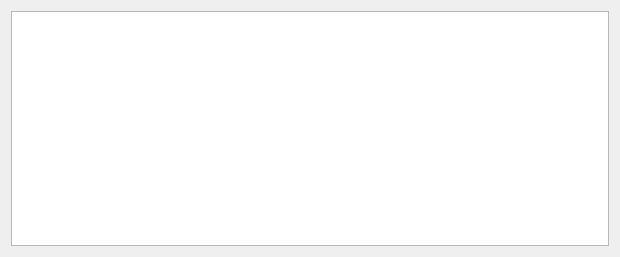
<?xml version="1.0" encoding="UTF-8"?>
<ui version="4.0">
 <comment> * OpenRPT report writer and rendering engine
 * Copyright (C) 2001-2014 by OpenMFG, LLC
 *
 * This library is free software; you can redistribute it and/or
 * modify it under the terms of the GNU Lesser General Public
 * License as published by the Free Software Foundation; either
 * version 2.1 of the License, or (at your option) any later version.
 *
 * This library is distributed in the hope that it will be useful,
 * but WITHOUT ANY WARRANTY; without even the implied warranty of
 * MERCHANTABILITY or FITNESS FOR A PARTICULAR PURPOSE. See the GNU
 * Lesser General Public License for more details.
 *
 * You should have received a copy of the GNU Lesser General Public
 * License along with this library; if not, write to the Free Software
 * Foundation, Inc., 59 Temple Place, Suite 330, Boston, MA 02111-1307 USA
 * Please contact info@openmfg.com with any questions on this license.</comment>
 <class>ResultsOutput</class>
 <widget class="QDialog" name="ResultsOutput">
  <property name="geometry">
   <rect>
    <x>0</x>
    <y>0</y>
    <width>620</width>
    <height>257</height>
   </rect>
  </property>
  <property name="windowTitle">
   <string>Results Output</string>
  </property>
  <layout class="QVBoxLayout" name="verticalLayout">
   <item>
    <widget class="QTableWidget" name="_table">
     <property name="contextMenuPolicy">
      <enum>Qt::CustomContextMenu</enum>
     </property>
     <property name="selectionMode">
      <enum>QAbstractItemView::ContiguousSelection</enum>
     </property>
    </widget>
   </item>
  </layout>
 </widget>
 <layoutdefault spacing="6" margin="11"/>
 <tabstops>
  <tabstop>_table</tabstop>
 </tabstops>
 <resources/>
 <connections/>
</ui>
